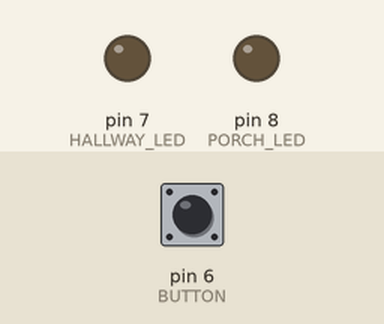
This sketch was run on a simulated Arduino Uno, built with avr-gcc and run on an emulated ATmega328P. Parts: output pins drawn as LEDs (lit = HIGH). The inputs (shaded band) are chosen by the test bench; at power-on: pin 6 (BUTTON) HIGH.

Above: at 1.2 s.
1.3 s: pin 6 (BUTTON) pulled LOW for 0.15 s
At 1.9 s:
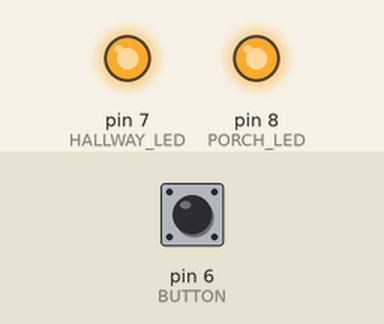
At 6.9 s:
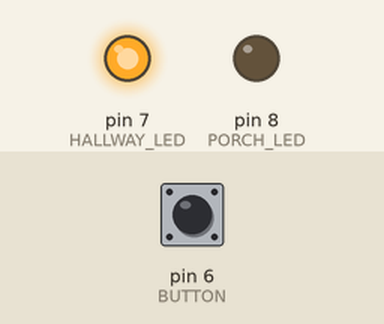
Timing chart, 0 to 17.8 s (numbered marks = the images above; inputs shaded):
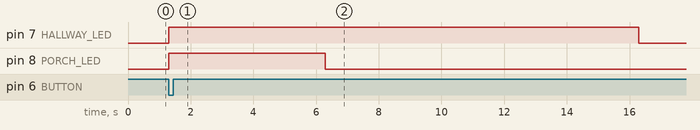

The sketch:

sketch_aug17a.ino
```cpp
const int PORCH_LED = 8;
const int HALLWAY_LED = 7;
const int BUTTON = 6;

void setup()
{
    pinMode(PORCH_LED, OUTPUT);
    pinMode(HALLWAY_LED, OUTPUT);
    pinMode(BUTTON, INPUT_PULLUP);

    digitalWrite(PORCH_LED, LOW);
    digitalWrite(HALLWAY_LED, LOW);
}

void loop()
{
    if (digitalRead(BUTTON) == LOW)
    {
        // Turn both lights on
        digitalWrite(PORCH_LED, HIGH);
        digitalWrite(HALLWAY_LED, HIGH);

        // Porch stays on for 30 seconds
        delay(5000);
        digitalWrite(PORCH_LED, LOW);

        // Hallway stays on for another 30 seconds
        delay(10000);
        digitalWrite(HALLWAY_LED, LOW);

        // Wait for button to be released
        while (digitalRead(BUTTON) == LOW)
        {
            delay(10);
        }
    }
}
```

Measured:
- after the input at 1.3 s, pin 7 (HALLWAY_LED): LOW → HIGH at once, → LOW 15.0 s later; pin 8 (PORCH_LED): LOW → HIGH at once, → LOW 5.0 s later
